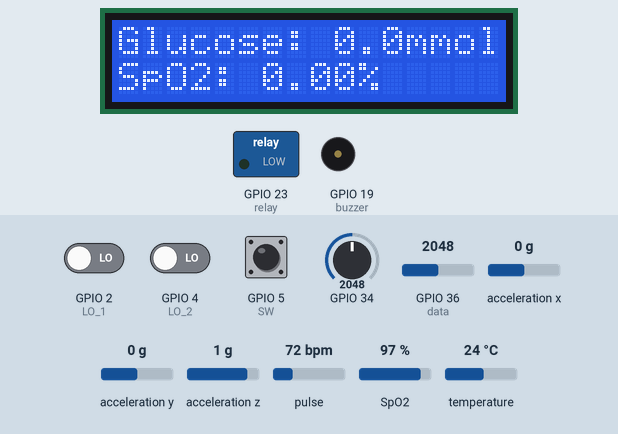
Simulated run of this sketch. Board: ESP32. Parts: 16×2 character LCD, switched loads named in the sketch (green lamp = pin HIGH), buzzer (waves = sounding, pin HIGH). Inputs (shaded band) come from the test bench; at power-on: GPIO 36 (data) = 2048, acceleration x 0 g, GPIO 5 (SW) HIGH, pulse 72 bpm, GPIO 2 (LO_1) LOW, GPIO 4 (LO_2) LOW, GPIO 34 = 2048, acceleration y 0 g, acceleration z 1 g, SpO2 97 %, temperature 24 °C. WiFi joins after 1.5 s; servers stay silent unless stated; what the sketch prints to the serial monitor is not drawn.

Above: at 6.0 s.
6.1 s: GPIO 36 (data) set to 105
19.1 s: GPIO 36 (data) set to 92
At 32.9 s:
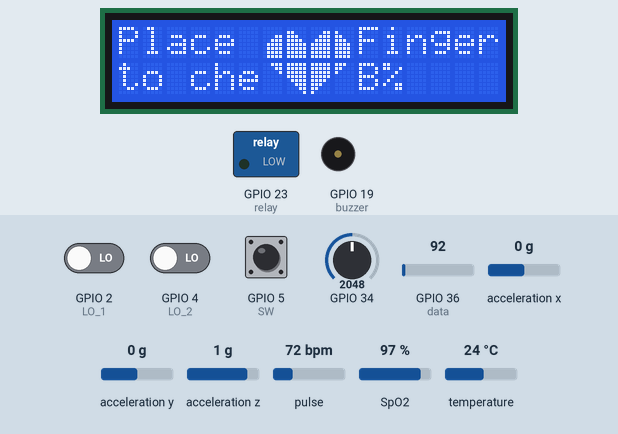
33.1 s: GPIO 36 (data) set to 122
At 38.0 s:
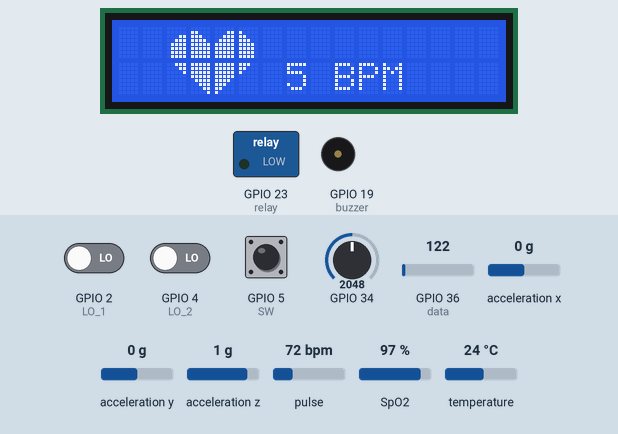
38.8 s: acceleration x set to -1.4 g
At 44.4 s:
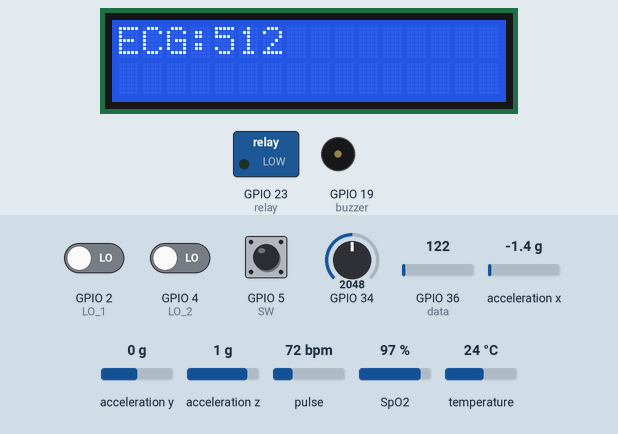
45.0 s: GPIO 5 (SW) pulled LOW for 0.15 s
At 46.4 s:
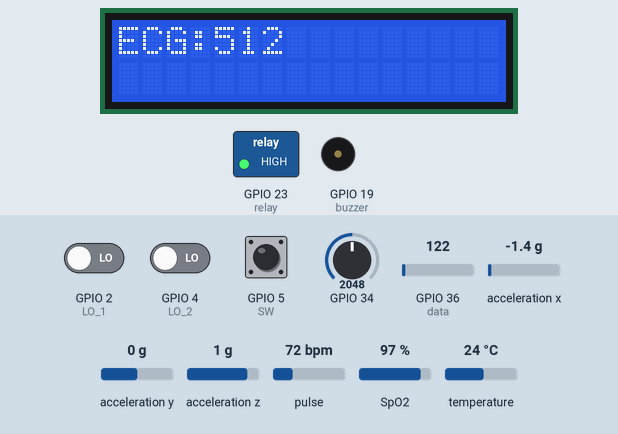
54.5 s: pulse set to 42 bpm
At 66.7 s:
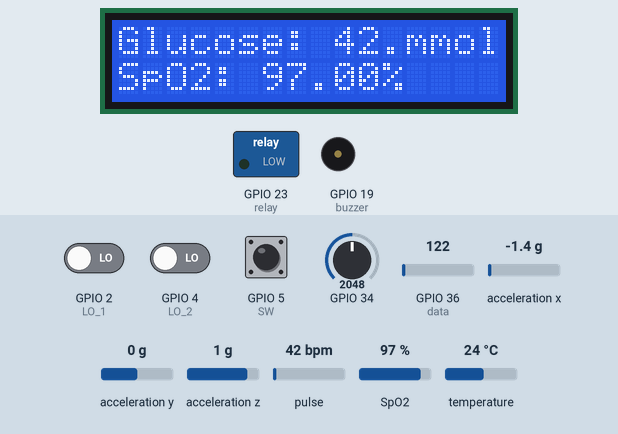
Timing chart, 0 to 67.8 s (numbered marks = the images above; inputs shaded):
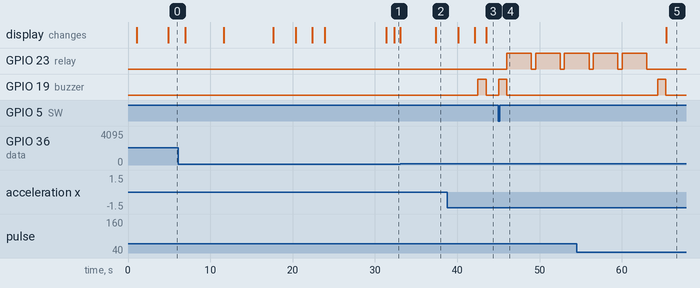

Measured:
- the behaviour switches between 100 and 99 on GPIO 36 (data) (found by bisection; images 0 and 1)
- after the input at 19.1 s, the display: first differs from a run without the input after 13.3 s (image 1)
- after the input at 33.1 s, the display: first changes at once (image 2 shows a later state)
- after the input at 38.8 s, GPIO 19 (buzzer): LOW → HIGH after 3.7 s, → LOW 1.0 s later; the display: first differs from a run without the input after 3.4 s (image 3 shows a later state)
- after the input at 45.0 s, GPIO 23 (relay): alternates HIGH for 3.0 s and LOW for 0.50 s, starting after 1.0 s; GPIO 19 (buzzer): LOW → HIGH at once, → LOW 1.0 s later
- after the input at 54.5 s, the display: changes after 10.9 s (image 5)

The sketch:

CPR.ino
```cpp
#include <LiquidCrystal.h>
#include <stdio.h>
#include <stdlib.h>
#include <string.h>

#define heart 13
const int rs = 13, en = 12, d4 =14 , d5 = 27, d6 = 26, d7 = 25;
LiquidCrystal lcd(rs, en, d4, d5, d6, d7);

int data=36;//heartbeat sensor


int buzzer=19;

unsigned long temp=0;

byte customChar1[8] = {0b00000,0b00000,0b00011,0b00111,0b01111,0b01111,0b01111,0b01111};
byte customChar2[8] = {0b00000,0b11000,0b11100,0b11110,0b11111,0b11111,0b11111,0b11111};
byte customChar3[8] = {0b00000,0b00011,0b00111,0b01111,0b11111,0b11111,0b11111,0b11111};
byte customChar4[8] = {0b00000,0b10000,0b11000,0b11100,0b11110,0b11110,0b11110,0b11110};
byte customChar5[8] = {0b00111,0b00011,0b00001,0b00000,0b00000,0b00000,0b00000,0b00000};
byte customChar6[8] = {0b11111,0b11111,0b11111,0b11111,0b01111,0b00111,0b00011,0b00001};
byte customChar7[8] = {0b11111,0b11111,0b11111,0b11111,0b11110,0b11100,0b11000,0b10000};
byte customChar8[8] = {0b11100,0b11000,0b10000,0b00000,0b00000,0b00000,0b00000,0b00000};

#include <OneWire.h>
#include <DallasTemperature.h>

#define ONE_WIRE_BUS 18

OneWire oneWire(ONE_WIRE_BUS);
DallasTemperature sensors(&oneWire);
float temperature;

#include <Wire.h>

#include <Adafruit_Sensor.h>

#include <Adafruit_ADXL345_U.h>

Adafruit_ADXL345_Unified accel = Adafruit_ADXL345_Unified();

#include <Wire.h>
#include "MAX30100_PulseOximeter.h"

#define REPORTING_PERIOD_MS     1000

// Timer variables
unsigned long lastTime = 0;
unsigned long timerDelay = 30000;

void Connect_wifi();
float BPM, SpO2;
int count=0;

char mystr[20];

PulseOximeter pox;
uint32_t tsLastReport = 0;
int A=0;
char ch;
int X_val,Y_val;

#include <WiFi.h>
#include <WiFiClientSecure.h>
#include <UniversalTelegramBot.h>
#include <ArduinoJson.h>


const char* ssid = "Praveen";
const char* password = "123456789";

// Initialize Telegram BOT
#define BOTtoken "8441427560:AAG4zcUNS8g8_npp0-r1hpdgrR4B-ch7_98"  // your Bot Token (Get from Botfather)

// Use @myidbot to find out the chat ID of an individual or a group
// Also note that you need to click "start" on a bot before it can
// message you
#define CHAT_ID "5513403184"
//X509List cert(TELEGRAM_CERTIFICATE_ROOT);
WiFiClientSecure client;
UniversalTelegramBot bot(BOTtoken, client);

//
//char Start_buff[70];
//int i,z;
//char ch;
//int str_len;
//char textmessage[20];


void Init_spo2();
void HEART_BEAT_MONITOR();

int LO_1=2;
int LO_2=4;

int ECG_val;
const int ECG=34;

int SW=5;
int relay=23;

void Init_spo2()
{
   Serial.print("Initializing pulse oximeter..");
  if (!pox.begin()) {
    Serial.println("FAILED");
    for (;;);
  } else {
    Serial.println("SUCCESS");

    pox.setOnBeatDetectedCallback(onBeatDetected);
  }

  pox.setIRLedCurrent(MAX30100_LED_CURR_7_6MA);


}

void onBeatDetected()
{
  Serial.println("Beat Detected!");
}

void setup()
{
  // put your setup code here, to run once:
  pinMode(data,INPUT);
  pinMode(SW,INPUT_PULLUP);
  pinMode(buzzer,OUTPUT);
  pinMode(LO_1, INPUT); // Setup for leads off detection LO +
  pinMode(LO_2, INPUT); // Setup for leads off detection LO -
  pinMode(relay,OUTPUT);
  Serial.begin(9600);  //Initialize serial
   lcd.begin(16, 2);
  lcd.clear();
  lcd.print("CHEST");
  lcd.setCursor(0, 1);
  lcd.print("COMPRESSION");
  delay(1000);

  lcd.createChar(1, customChar1);
  lcd.createChar(2, customChar2);
  lcd.createChar(3, customChar3);
  lcd.createChar(4, customChar4);
  lcd.createChar(5, customChar5);
  lcd.createChar(6, customChar6);
  lcd.createChar(7, customChar7);
  lcd.createChar(8, customChar8);

     Serial.println("Starting TelegramBot...");

    Serial.print("Connecting Wifi: ");
  Serial.println(ssid);

  WiFi.mode(WIFI_STA);
  WiFi.begin(ssid, password);
  client.setCACert(TELEGRAM_CERTIFICATE_ROOT);

  while (WiFi.status() != WL_CONNECTED) {
    Serial.print(".");
    delay(500);
  }

  Serial.println("");
  Serial.println("WiFi connected");
  Serial.print("IP address: ");
  Serial.println(WiFi.localIP());

   Serial.print("Initializing pulse oximeter..");

  if (!pox.begin()) {
    Serial.println("FAILED");
    for (;;);
  } else {
    Serial.println("SUCCESS");

    pox.setOnBeatDetectedCallback(onBeatDetected);
  }
   if(!accel.begin())
   {

      Serial.println("No valid sensor found");

      while(1);

   }


  pox.setIRLedCurrent(MAX30100_LED_CURR_7_6MA);
//   attachInterrupt(digitalPinToInterrupt(SW), Emergency, FALLING);
digitalWrite(buzzer,LOW);
   digitalWrite(relay,LOW);
 bot.sendMessage(CHAT_ID, "Chest Compressor Interactive CPR..");
  delay(2000);


}


void loop()
{
   Emergency();
  // put your main code here, to run repeatedly:
  int i=0;
 Init_spo2();
    while(i<10000)
    {
        pox.update();
        BPM = pox.getHeartRate();
        SpO2 = pox.getSpO2();

        if (millis() - tsLastReport > REPORTING_PERIOD_MS)
        {

          Serial.print("Glucose: ");
          Serial.print(BPM);
          Serial.println("");

          Serial.print("SpO2: ");
          Serial.print(SpO2);
          Serial.println("%");
          lcd.clear();
          lcd.print("Glucose: ");
          lcd.print(BPM);
          lcd.setCursor(12,0);
          lcd.print("mmol/L");
          lcd.setCursor(0, 1);
          lcd.print("SpO2: ");
          lcd.print(SpO2);
          lcd.print("%");

          Serial.println("*****");
          Serial.println();
       //   delay(1000);

          tsLastReport = millis();
        }
//        delay(500);
        i++;
    }

    if((pox.getSpO2()<90)&&(A==1))
        {
          A=0;
          lcd.clear();
          lcd.setCursor(0,0);
          lcd.print("SPO2 IS LESS");
          lcd.setCursor(0,1);
          lcd.print("ATTEND PATIENT");
          Serial.println("$SPO2 IS LESS ATTEND PATIENT#");

          digitalWrite(buzzer,HIGH);
          delay(1000);
          digitalWrite(buzzer,LOW);
          bot.sendMessage(CHAT_ID, "SPO2 &ECG IS LESS ATTEND PATIENT");
  delay(2000);
//         MOTORCHECK();

       for(int z=0;z<5;z++)
       {
        digitalWrite(relay,HIGH);

        delay(3000);
        digitalWrite(relay,LOW);

        delay(500);
       }
  delay(500);


        }

        if(pox.getSpO2()>91)
        {

         digitalWrite(relay,LOW);
         delay(1000);
        }
    HEART_BEAT_MONITOR();
    TEMP_MONITOR();
     Fall_check();
    ECGCheck();
    Emergency();
    delay(500);

}
void Fall_check()
{
  sensors_event_t event;

   accel.getEvent(&event);

  X_val=event.acceleration.x;

  Y_val=event.acceleration.y;

  int Z_val=event.acceleration.z;


   Serial.print("X: "); Serial.print(event.acceleration.x); Serial.print("  ");

   Serial.print("Y: "); Serial.print(event.acceleration.y); Serial.print("  ");

   //Serial.print("Z: "); Serial.print(event.acceleration.z); Serial.print("  ");

   Serial.println("m/s^2 ");

   lcd.clear();
   lcd.print("X:");
   lcd.print(X_val);
   lcd.setCursor(0,1);
   lcd.print("Y:");
   lcd.print(Y_val);

   if((X_val<-5.5)||(X_val>5.5))
   {
   // Fall=1;
    lcd.clear();
    lcd.print("Fall Detected");
      //  Serial.println(Fall);
    Serial.println("$FALL DETECTED#");
      String one ="Fall Detected Location AT:";

           String two ="http://maps.google.com/maps?&z=15&mrt=yp&t=k&q=";

          String message= one + two +"12.9759,77.4832";
           // Convert String to char array
           int str_len = message.length() + 1;
           char textmessage[str_len];
           message.toCharArray(textmessage,str_len);
          Serial.println('$'+String(textmessage)+'#');
           bot.sendMessage(CHAT_ID, textmessage);
              digitalWrite(buzzer,HIGH);

              delay(1000);
               digitalWrite(buzzer,LOW);

   }
   if((Y_val<-5.5)||(Y_val>5.5))
   {
//      Fall=1;
    lcd.clear();
    lcd.print("Fall Detected");
//    Serial.println(Fall);

    Serial.println("$FALL DETECTED#");
    String one ="Fall Detected Location AT:";

           String two ="http://maps.google.com/maps?&z=15&mrt=yp&t=k&q=";

          String message= one + two +"12.9759,77.4832";
           // Convert String to char array
           int str_len = message.length() + 1;
           char textmessage[str_len];
           message.toCharArray(textmessage,str_len);
          Serial.println('$'+String(textmessage)+'#');
           bot.sendMessage(CHAT_ID, textmessage);
            digitalWrite(buzzer,HIGH);
              delay(1000);
               digitalWrite(buzzer,LOW);

   }
 Emergency();


}
void Emergency()
{
  if(digitalRead(SW)==LOW)
    {
     Serial.println("Emergency...");
  digitalWrite(buzzer,HIGH);
  delay(1000);
  digitalWrite(buzzer,LOW);


      for(int z=0;z<5;z++)
       {
         digitalWrite(relay,HIGH);

        delay(3000);
        digitalWrite(relay,LOW);

        delay(500);
       }
  delay(500);
       String one ="Fall Detected Location AT:";

           String two ="http://maps.google.com/maps?&z=15&mrt=yp&t=k&q=";

          String message= one + two +"12.9759,77.4832";
           // Convert String to char array
           int str_len = message.length() + 1;
           char textmessage[str_len];
           message.toCharArray(textmessage,str_len);
          Serial.println('$'+String(textmessage)+'#');
           bot.sendMessage(CHAT_ID, textmessage);
            digitalWrite(buzzer,HIGH);
              delay(1000);
               digitalWrite(buzzer,LOW);

    }
}
void TEMP_MONITOR()
{

  sensors.requestTemperatures();
  temperature = sensors.getTempCByIndex(0);
  Serial.print("Temperature: ");
  Serial.println(temperature);
  delay(1000);
  lcd.clear();
  lcd.print("Temp:");
  lcd.print(temperature);
  lcd.print("C");
  delay(2000);
  Emergency();
//  Init_spo2();

}


void HEART_BEAT_MONITOR()
{
   count=0;
   lcd.setCursor(0, 0);
   lcd.print("Place The Finger");
   lcd.setCursor(0, 1);
   lcd.print("to check HB");
   Serial.println("Place The Finger to check HB");
   delay(1000);
 // while(digitalRead(start)>0);

//   lcd.clear();
   temp=millis();

   while(millis()<(temp+5000))
   {

      if(analogRead(data)<100)
        {
         count=count+1;

         lcd.setCursor(6, 0);
         lcd.write(byte(1));
         lcd.setCursor(7, 0);
         lcd.write(byte(2));
         lcd.setCursor(8, 0);
         lcd.write(byte(3));
         lcd.setCursor(9, 0);
         lcd.write(byte(4));

         lcd.setCursor(6, 1);
         lcd.write(byte(5));
         lcd.setCursor(7, 1);
         lcd.write(byte(6));
         lcd.setCursor(8, 1);
         lcd.write(byte(7));
         lcd.setCursor(9, 1);
         lcd.write(byte(8));

         while(analogRead(data)<100);

         lcd.clear();
        }
   }

         lcd.clear();
         lcd.setCursor(0, 0);
           count=count*5;
         lcd.setCursor(2, 0);
         lcd.write(byte(1));
         lcd.setCursor(3, 0);
         lcd.write(byte(2));
         lcd.setCursor(4, 0);
         lcd.write(byte(3));
         lcd.setCursor(5, 0);
         lcd.write(byte(4));

         lcd.setCursor(2, 1);
         lcd.write(byte(5));
         lcd.setCursor(3, 1);
         lcd.write(byte(6));
         lcd.setCursor(4, 1);
         lcd.write(byte(7));
         lcd.setCursor(5, 1);
         lcd.write(byte(8));
         lcd.setCursor(7, 1);
         lcd.print(count);
         lcd.print(" BPM");
         temp=0;
//delay(1000);
       sprintf(mystr, "HB:%d", count);
       Serial.print("");
      Serial.print(mystr);
      Serial.println("");
      delay(1000);
Emergency();
}

void ECGCheck()
{
 if((digitalRead(2) == 1) || (digitalRead(4) == 1))
  { //check if leads are removed
      lcd.clear();
      lcd.print("Please Wear the");
      lcd.setCursor(0,1);
      lcd.print("ECG Electrodes");
      Serial.println("$Please Wear the ECG Electrodes#");
      delay(1000);

  }
  else
  {
    ECG_val=analogRead(34);
    ECG_val = map(ECG_val, 0, 4095, 0, 1023);
    ECG_val=1023-ECG_val;
    Serial.print("ECG:");
     Serial.print(ECG_val);
     Serial.println("");
       lcd.clear();
      lcd.print("ECG:");
      lcd.print(ECG_val);
      delay(1000);

      if((ECG_val>10)&&(ECG_val<500))
      {
        A=1;
      }
  }
  delay(1);
  Emergency();
 Init_spo2();

}
```
